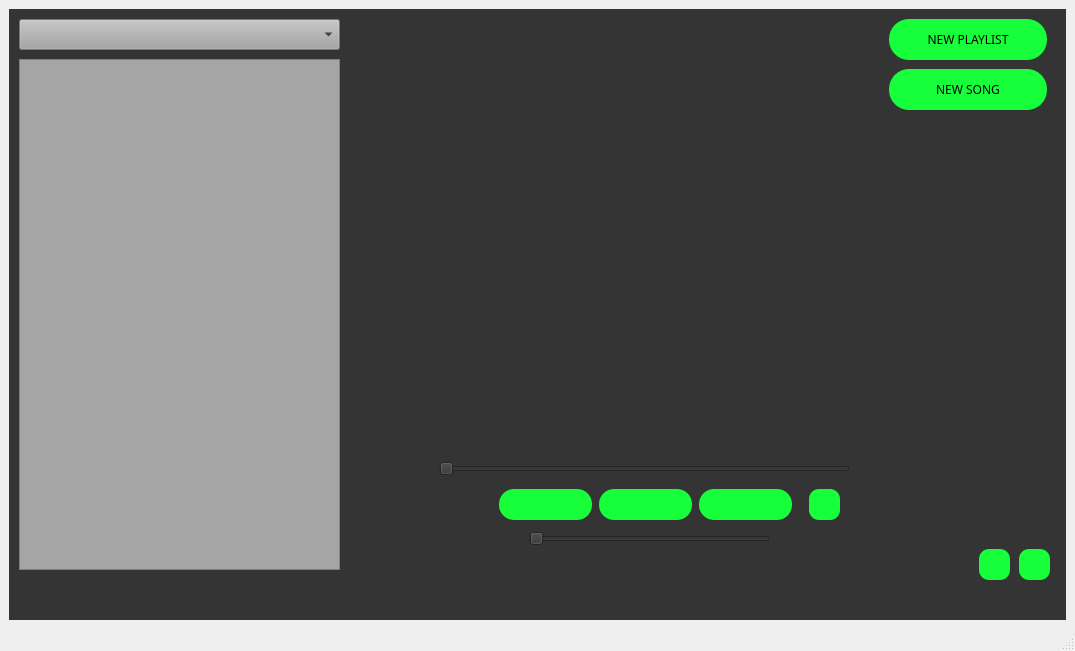
<?xml version="1.0" encoding="UTF-8"?>
<ui version="4.0">
 <class>player</class>
 <widget class="QMainWindow" name="player">
  <property name="geometry">
   <rect>
    <x>0</x>
    <y>0</y>
    <width>1075</width>
    <height>651</height>
   </rect>
  </property>
  <property name="windowTitle">
   <string>MainWindow</string>
  </property>
  <property name="windowIcon">
   <iconset>
    <normaloff>../../срань/logo_player.png</normaloff>../../срань/logo_player.png</iconset>
  </property>
  <widget class="QWidget" name="centralwidget">
   <layout class="QHBoxLayout" name="horizontalLayout">
    <item>
     <widget class="QFrame" name="frame">
      <property name="autoFillBackground">
       <bool>false</bool>
      </property>
      <property name="styleSheet">
       <string notr="true">background-color: rgb(52, 52, 52);</string>
      </property>
      <property name="frameShape">
       <enum>QFrame::NoFrame</enum>
      </property>
      <property name="frameShadow">
       <enum>QFrame::Raised</enum>
      </property>
      <widget class="QScrollArea" name="music_scroller">
       <property name="geometry">
        <rect>
         <x>10</x>
         <y>50</y>
         <width>321</width>
         <height>511</height>
        </rect>
       </property>
       <property name="styleSheet">
        <string notr="true">background-color: rgb(165, 165, 165);
</string>
       </property>
       <property name="verticalScrollBarPolicy">
        <enum>Qt::ScrollBarAsNeeded</enum>
       </property>
       <property name="horizontalScrollBarPolicy">
        <enum>Qt::ScrollBarAsNeeded</enum>
       </property>
       <property name="widgetResizable">
        <bool>true</bool>
       </property>
       <property name="alignment">
        <set>Qt::AlignLeading|Qt::AlignLeft|Qt::AlignTop</set>
       </property>
       <widget class="QWidget" name="scrollAreaWidgetContents">
        <property name="geometry">
         <rect>
          <x>0</x>
          <y>0</y>
          <width>317</width>
          <height>507</height>
         </rect>
        </property>
       </widget>
      </widget>
      <widget class="QSlider" name="volume_slider">
       <property name="geometry">
        <rect>
         <x>520</x>
         <y>520</y>
         <width>241</width>
         <height>20</height>
        </rect>
       </property>
       <property name="orientation">
        <enum>Qt::Horizontal</enum>
       </property>
      </widget>
      <widget class="QSlider" name="content_slider">
       <property name="geometry">
        <rect>
         <x>430</x>
         <y>450</y>
         <width>411</width>
         <height>20</height>
        </rect>
       </property>
       <property name="styleSheet">
        <string notr="true">selection-color: rgb(85, 255, 0);</string>
       </property>
       <property name="orientation">
        <enum>Qt::Horizontal</enum>
       </property>
      </widget>
      <widget class="QPushButton" name="info_button">
       <property name="geometry">
        <rect>
         <x>1010</x>
         <y>540</y>
         <width>31</width>
         <height>31</height>
        </rect>
       </property>
       <property name="styleSheet">
        <string notr="true">background-color: rgb(23, 255, 58);
border-radius: 10px;</string>
       </property>
       <property name="text">
        <string/>
       </property>
       <property name="icon">
        <iconset>
         <normaloff>info.png</normaloff>info.png</iconset>
       </property>
      </widget>
      <widget class="QLabel" name="image">
       <property name="geometry">
        <rect>
         <x>420</x>
         <y>10</y>
         <width>431</width>
         <height>361</height>
        </rect>
       </property>
       <property name="text">
        <string/>
       </property>
       <property name="scaledContents">
        <bool>true</bool>
       </property>
      </widget>
      <widget class="QComboBox" name="playlists">
       <property name="geometry">
        <rect>
         <x>10</x>
         <y>10</y>
         <width>321</width>
         <height>31</height>
        </rect>
       </property>
       <property name="font">
        <font>
         <family>Arial</family>
         <weight>75</weight>
         <bold>true</bold>
        </font>
       </property>
       <property name="styleSheet">
        <string notr="true">background-color: rgb(165, 165, 165);</string>
       </property>
       <property name="editable">
        <bool>false</bool>
       </property>
       <property name="duplicatesEnabled">
        <bool>false</bool>
       </property>
      </widget>
      <widget class="QWidget" name="verticalLayoutWidget">
       <property name="geometry">
        <rect>
         <x>410</x>
         <y>380</y>
         <width>581</width>
         <height>61</height>
        </rect>
       </property>
       <layout class="QVBoxLayout" name="verticalLayout">
        <item>
         <widget class="QLabel" name="playing_song_title">
          <property name="font">
           <font>
            <family>Arial Rounded MT Bold</family>
            <pointsize>12</pointsize>
           </font>
          </property>
          <property name="styleSheet">
           <string notr="true"/>
          </property>
          <property name="text">
           <string>&lt;html&gt;&lt;head/&gt;&lt;body&gt;&lt;p align=&quot;center&quot;&gt;&lt;br/&gt;&lt;/p&gt;&lt;/body&gt;&lt;/html&gt;</string>
          </property>
          <property name="scaledContents">
           <bool>true</bool>
          </property>
         </widget>
        </item>
        <item>
         <widget class="QLabel" name="playing_song_artist">
          <property name="font">
           <font>
            <family>Arial Rounded MT Bold</family>
            <pointsize>10</pointsize>
            <weight>50</weight>
            <bold>false</bold>
           </font>
          </property>
          <property name="styleSheet">
           <string notr="true"/>
          </property>
          <property name="text">
           <string>&lt;html&gt;&lt;head/&gt;&lt;body&gt;&lt;p align=&quot;center&quot;&gt;&lt;br/&gt;&lt;/p&gt;&lt;/body&gt;&lt;/html&gt;</string>
          </property>
         </widget>
        </item>
       </layout>
      </widget>
      <widget class="QPushButton" name="add_music_button">
       <property name="geometry">
        <rect>
         <x>880</x>
         <y>60</y>
         <width>158</width>
         <height>41</height>
        </rect>
       </property>
       <property name="font">
        <font>
         <family>Arial Rounded MT Bold</family>
         <pointsize>9</pointsize>
         <weight>50</weight>
         <bold>false</bold>
        </font>
       </property>
       <property name="mouseTracking">
        <bool>true</bool>
       </property>
       <property name="tabletTracking">
        <bool>true</bool>
       </property>
       <property name="acceptDrops">
        <bool>true</bool>
       </property>
       <property name="styleSheet">
        <string notr="true">background-color: rgb(23, 255, 58);
border-radius: 20px;</string>
       </property>
       <property name="text">
        <string>NEW SONG</string>
       </property>
       <property name="shortcut">
        <string>Ctrl+S</string>
       </property>
      </widget>
      <widget class="QPushButton" name="add_playlist_button">
       <property name="geometry">
        <rect>
         <x>880</x>
         <y>10</y>
         <width>158</width>
         <height>41</height>
        </rect>
       </property>
       <property name="font">
        <font>
         <family>Arial Rounded MT Bold</family>
         <pointsize>9</pointsize>
         <weight>50</weight>
         <bold>false</bold>
        </font>
       </property>
       <property name="styleSheet">
        <string notr="true">background-color: rgb(23, 255, 58);
border-radius: 20px;</string>
       </property>
       <property name="text">
        <string>NEW PLAYLIST</string>
       </property>
       <property name="shortcut">
        <string>Ctrl+N</string>
       </property>
      </widget>
      <widget class="QPushButton" name="play_button">
       <property name="geometry">
        <rect>
         <x>590</x>
         <y>480</y>
         <width>93</width>
         <height>31</height>
        </rect>
       </property>
       <property name="styleSheet">
        <string notr="true">background-color: rgb(23, 255, 58);
border-radius: 15px;</string>
       </property>
       <property name="text">
        <string/>
       </property>
      </widget>
      <widget class="QPushButton" name="right_track_button">
       <property name="geometry">
        <rect>
         <x>690</x>
         <y>480</y>
         <width>93</width>
         <height>31</height>
        </rect>
       </property>
       <property name="styleSheet">
        <string notr="true">background-color: rgb(23, 255, 58);
border-radius: 15px;</string>
       </property>
       <property name="text">
        <string/>
       </property>
      </widget>
      <widget class="QPushButton" name="left_track_button">
       <property name="geometry">
        <rect>
         <x>490</x>
         <y>480</y>
         <width>93</width>
         <height>31</height>
        </rect>
       </property>
       <property name="styleSheet">
        <string notr="true">background-color: rgb(23, 255, 58);
border-radius: 15px;</string>
       </property>
       <property name="text">
        <string/>
       </property>
      </widget>
      <widget class="QPushButton" name="change_color_button">
       <property name="geometry">
        <rect>
         <x>970</x>
         <y>540</y>
         <width>31</width>
         <height>31</height>
        </rect>
       </property>
       <property name="styleSheet">
        <string notr="true">background-color: rgb(23, 255, 58);
border-radius: 10px;</string>
       </property>
       <property name="text">
        <string/>
       </property>
       <property name="icon">
        <iconset>
         <normaloff>change_color_theme.png</normaloff>change_color_theme.png</iconset>
       </property>
      </widget>
      <widget class="QPushButton" name="random_track_button">
       <property name="geometry">
        <rect>
         <x>800</x>
         <y>480</y>
         <width>31</width>
         <height>31</height>
        </rect>
       </property>
       <property name="styleSheet">
        <string notr="true">background-color: rgb(23, 255, 58);
border-radius: 10px;</string>
       </property>
       <property name="text">
        <string/>
       </property>
       <property name="icon">
        <iconset>
         <normaloff>random_track.png</normaloff>random_track.png</iconset>
       </property>
      </widget>
     </widget>
    </item>
   </layout>
  </widget>
  <widget class="QMenuBar" name="menubar">
   <property name="geometry">
    <rect>
     <x>0</x>
     <y>0</y>
     <width>1075</width>
     <height>25</height>
    </rect>
   </property>
  </widget>
  <widget class="QStatusBar" name="statusbar"/>
 </widget>
 <resources/>
 <connections/>
</ui>
